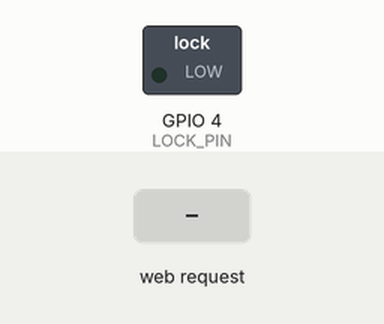
The sketch below on a simulated ESP32. Parts: switched loads named in the sketch (green lamp = pin HIGH). The inputs (shaded band) are chosen by the test bench. WiFi joins after 1.5 s; servers stay silent unless stated; what the sketch prints to the serial monitor is not drawn.

Above: at 2.7 s.
2.8 s: HTTP request GET /unlock received
At 4.0 s:
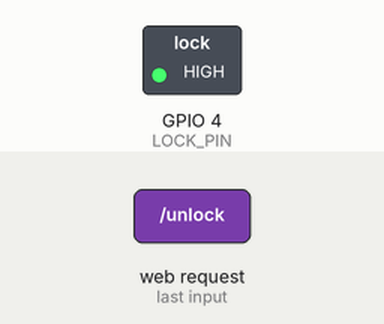
4.3 s: HTTP request GET /lock received
At 5.3 s:
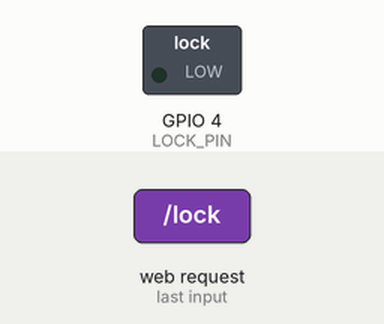
Timing chart, 0 to 7.3 s (numbered marks = the images above; inputs shaded):
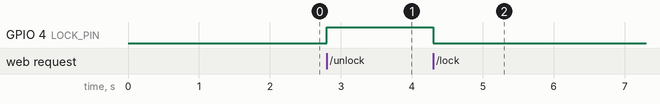

The sketch:

SketchPhoneUnlock.ino
```cpp
#include <WiFi.h>
#include <ESPAsyncWebServer.h>

const char* ssid = "Nintendo Switch de Chuy";
const char* password = "tacos2x1";

const char* authUser = "admin";
const char* authPass = "1234";

#define LOCK_PIN 4

AsyncWebServer server(80);

String getDashboardHTML() {
  return R"rawliteral(
  <!DOCTYPE html>
  <html>
  <head>
    <meta name="viewport" content="width=device-width, initial-scale=1.0">
    <title>ESP32 Lock Control</title>
    <style>
      body { font-family: Arial; text-align:center; background:#f2f2f2; }
      button { padding:15px 30px; margin:10px; font-size:20px; border:none; border-radius:10px; cursor:pointer; }
      .lock { background-color:#e74c3c; color:white; }
      .unlock { background-color:#2ecc71; color:white; }
    </style>
  </head>
  <body>
    <h2>ESP32 Lock Dashboard</h2>
    <button class="lock" onclick="sendCommand('lock')">Lock</button>
    <button class="unlock" onclick="sendCommand('unlock')">Unlock</button>
    <p id="status"></p>
    <script>
      function sendCommand(cmd){
        fetch('/'+cmd)
          .then(r => r.text())
          .then(t => document.getElementById('status').innerText = t)
          .catch(e => console.error(e));
      }
    </script>
  </body>
  </html>
  )rawliteral";
}

void setup() {
  Serial.begin(115200);
  WiFi.begin(ssid, password);
  pinMode(LOCK_PIN, OUTPUT);
  digitalWrite(LOCK_PIN, LOW);  // default locked

  while (WiFi.status() != WL_CONNECTED) {
    delay(500);
    Serial.print(".");
  }
  Serial.println("\nConnected! IP: " + WiFi.localIP().toString());

  // Dashboard
  server.on("/", HTTP_GET, [](AsyncWebServerRequest *request){
    if (!request->authenticate(authUser, authPass))
      return request->requestAuthentication();
    request->send(200, "text/html", getDashboardHTML());
  });

  // Lock
  server.on("/lock", HTTP_GET, [](AsyncWebServerRequest *request){
    if (!request->authenticate(authUser, authPass))
      return request->requestAuthentication();

    digitalWrite(LOCK_PIN, LOW);
    request->send(200, "text/plain", "🔒 Locked");
  });

  // Unlock
  server.on("/unlock", HTTP_GET, [](AsyncWebServerRequest *request){
    if (!request->authenticate(authUser, authPass))
      return request->requestAuthentication();

    digitalWrite(LOCK_PIN, HIGH);
    request->send(200, "text/plain", "🔓 Unlocked");
  });


  server.begin();
}

void loop() {}
```

Measured:
- after the input at 2.8 s, GPIO 4 (LOCK_PIN): LOW → HIGH at once
- after the input at 4.3 s, GPIO 4 (LOCK_PIN): HIGH → LOW at once
